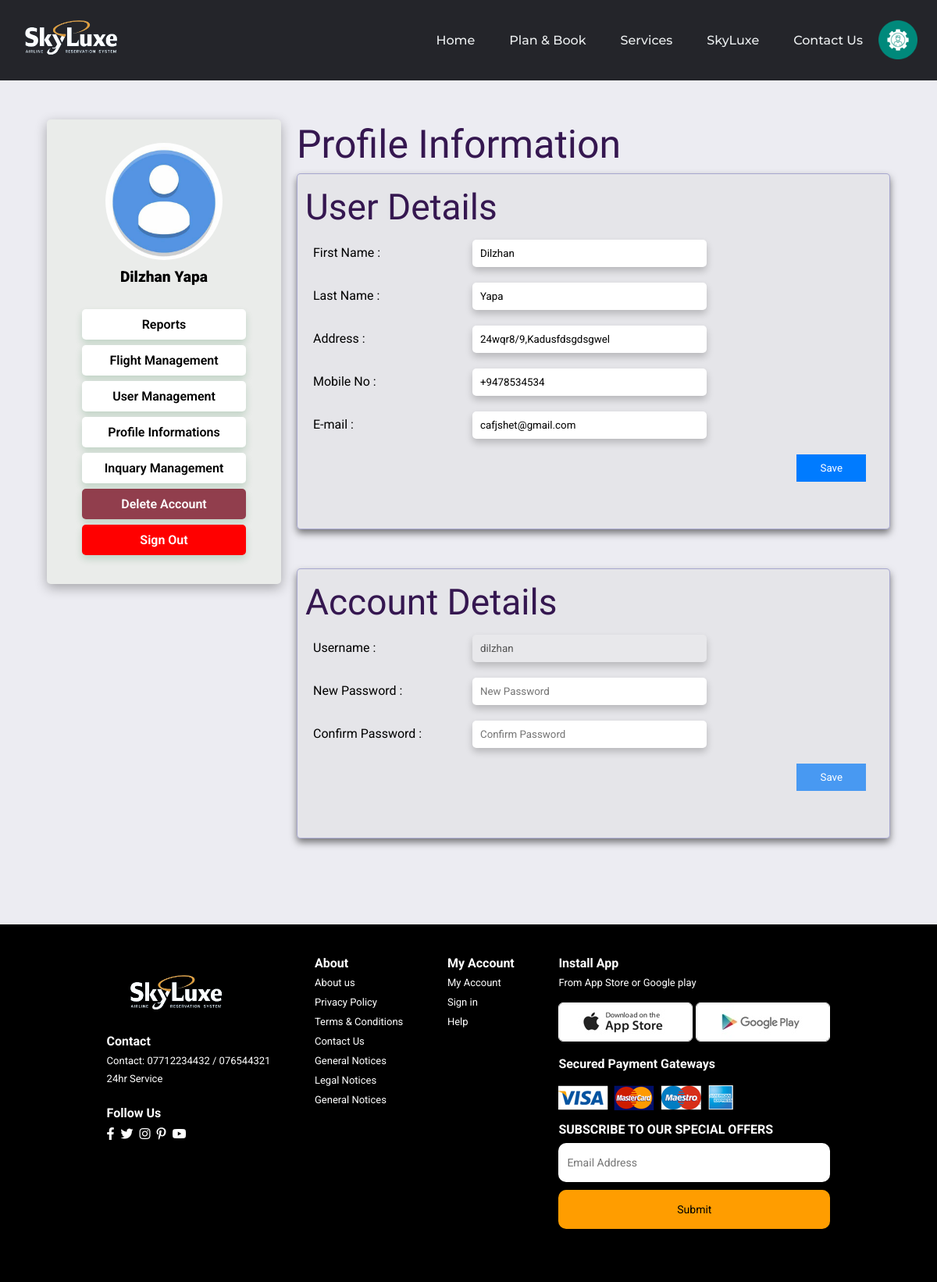
Page /Pages/adminDashboard.php (signed in) on the earlier database version.
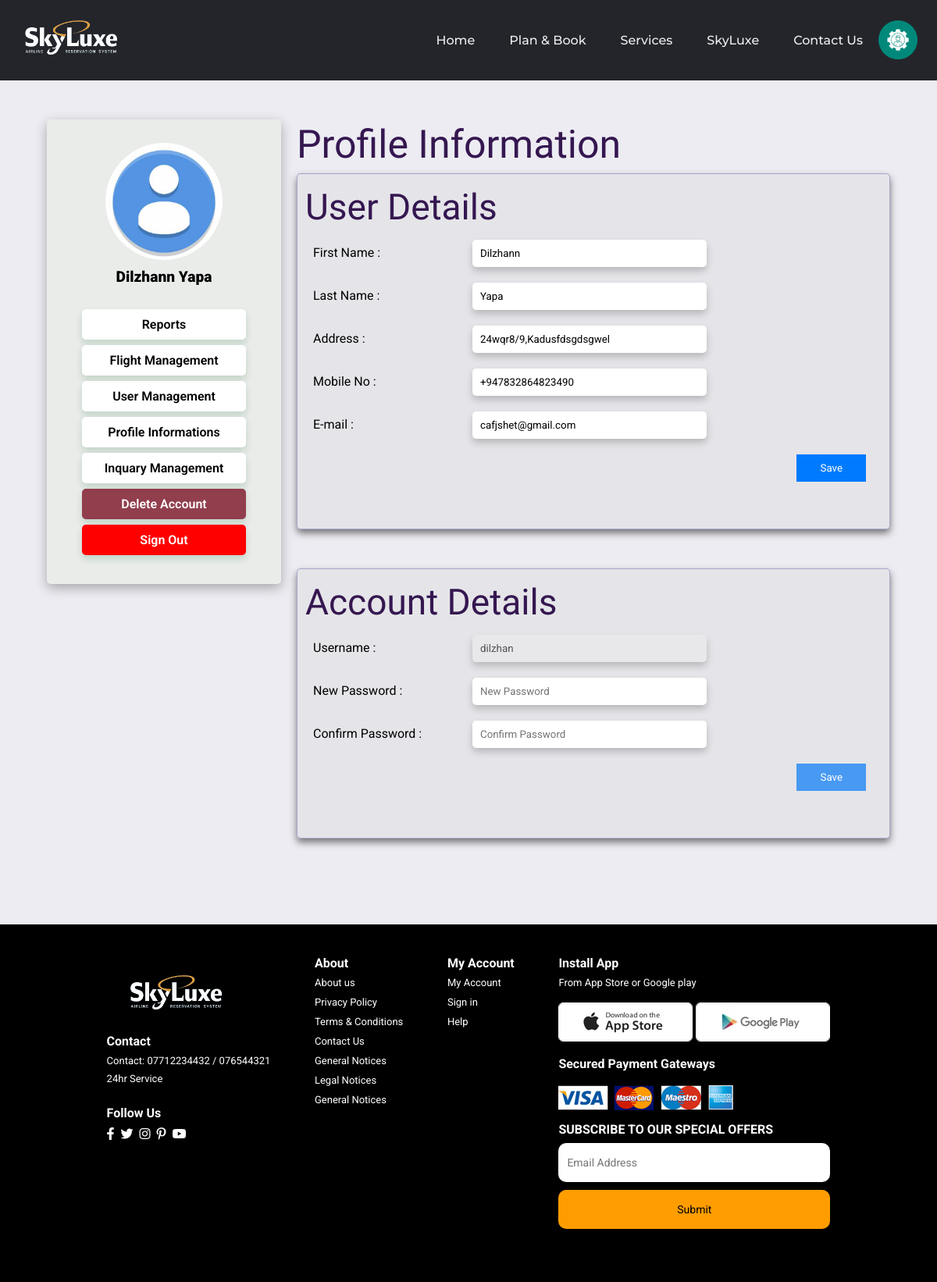
Same page on the later database version.
### tables this page shows
CREATE TABLE `user` (
  `Username` char(12) NOT NULL,
  `FirstName` varchar(30) NOT NULL,
  `LastName` varchar(30) NOT NULL,
  `Address` varchar(100) NOT NULL,
  `Mobile` varchar(20) NOT NULL,
  `Email` varchar(50) NOT NULL,
  `Password` char(16) NOT NULL,
  `Is_Admin` tinyint(1) NOT NULL
);

### Process/getAdminDetails.php (called while the page is built, shortened)
<?php
    require_once "../config/dbConn.php";
    $quary = "SELECT * FROM User WHERE Username = '".$_SESSION['username']."'";
    $result = mysqli_query($conn,$quary);
    if (mysqli_num_rows($result) > 0) {
        $row = mysqli_fetch_array($result);
    }
?>

### Pages/adminDashboard.php (the view, shortened to what the changed rows need)
<!DOCTYPE html>
<html lang="en">
    <head>
        <link rel="stylesheet" type="text/css" href="../styles/generalStyle.css">
        <link rel="stylesheet" type="text/css" href="../styles/dashboard.css">
    </head>
    <body>
        <?php
            include "../config/header.php";
            if(!isset($_SESSION['is_admin']) || $_SESSION['is_admin'] !=1)
            {
                header('Location: ../Pages/signIn.php');
            }else{
                include '../Process/getAdminDetails.php';
            }
        ?>
        <div class="body-content">
            <div class="userDashboardMenu">
                <div class="user">
                    <div class="userName">
                        <span><?php echo $_SESSION['fname']." ".$_SESSION['lname']; ?></span>
                    </div>
                </div>
            </div>
            <div class="content">
                <h1 class="headding"> Profile Information</h1>
                <div class="userDetailContainer">
                    <h2>User Details</h2>
                    <div class="udForm">
                        <form action="../Process/updateUserInfo.php" method="POST">
                                    <div class="formElement">
                                        <label>First Name : </label>
                                            <input type="text" id="fname" name="fname" placeholder="First Name" pattern="[A-Z][a-z]+" value="<?php echo $row['FirstName']; ?>" required>
                                    </div>
                                    <div class="formElement">
                                        <label>Last Name :</label>
                                            <input type="text" id="lname" name="lname" placeholder="Last Name" pattern="[A-Z][a-z]+" value="<?php echo $row['LastName']; ?>" required>
                                    </div>
                                    <div class="formElement">
                                        <label>Address :</label>
                                            <input  type="text" id="address" name="address" placeholder="Address" value="<?php echo $row['Address']; ?>" required>
                                    </div>
                                    <div class="formElement">
                                        <label>Mobile No :</label>
                                            <input type="phone" id="mobile" name="mobile" placeholder="Mobile Number" pattern="[\+][0-9]{10,}" value="<?php echo $row['Mobile']; ?>" required>
                                    </div>
                                    <div class="formElement">
                                        <label>E-mail :</label>
                                            <input type="email" id="mail" name="mail" placeholder="E-mail" value="<?php echo $row['Email']; ?>" required>
                                    </div>
                        </form>
                    </div>
                </div>
                <div class="accDetailContainer">
                    <h2>Account Details</h2>
                    <div class="adForm">
                        <form action="../Process/updateAccInfo.php" method="POST">
                            <div class="formElement">
                                <label>Username : </label>
                                    <input type="text" id="username" value="<?php echo $row['Username']; ?>" disabled>
                            </div>
                        </form>
                    </div>
                </div>
                </div>
        </div>
    <?php include "../config/footer.php" ?>
    </body>
</html>

Differences in the rows shown:
changed user "Yapa": fname "Dilzhan" → "Dilzhann"; mobile "+9478534534" → "+947832864823490"
Other differences:
$_SESSION['fname']: "Dilzhan" → "Dilzhann"
